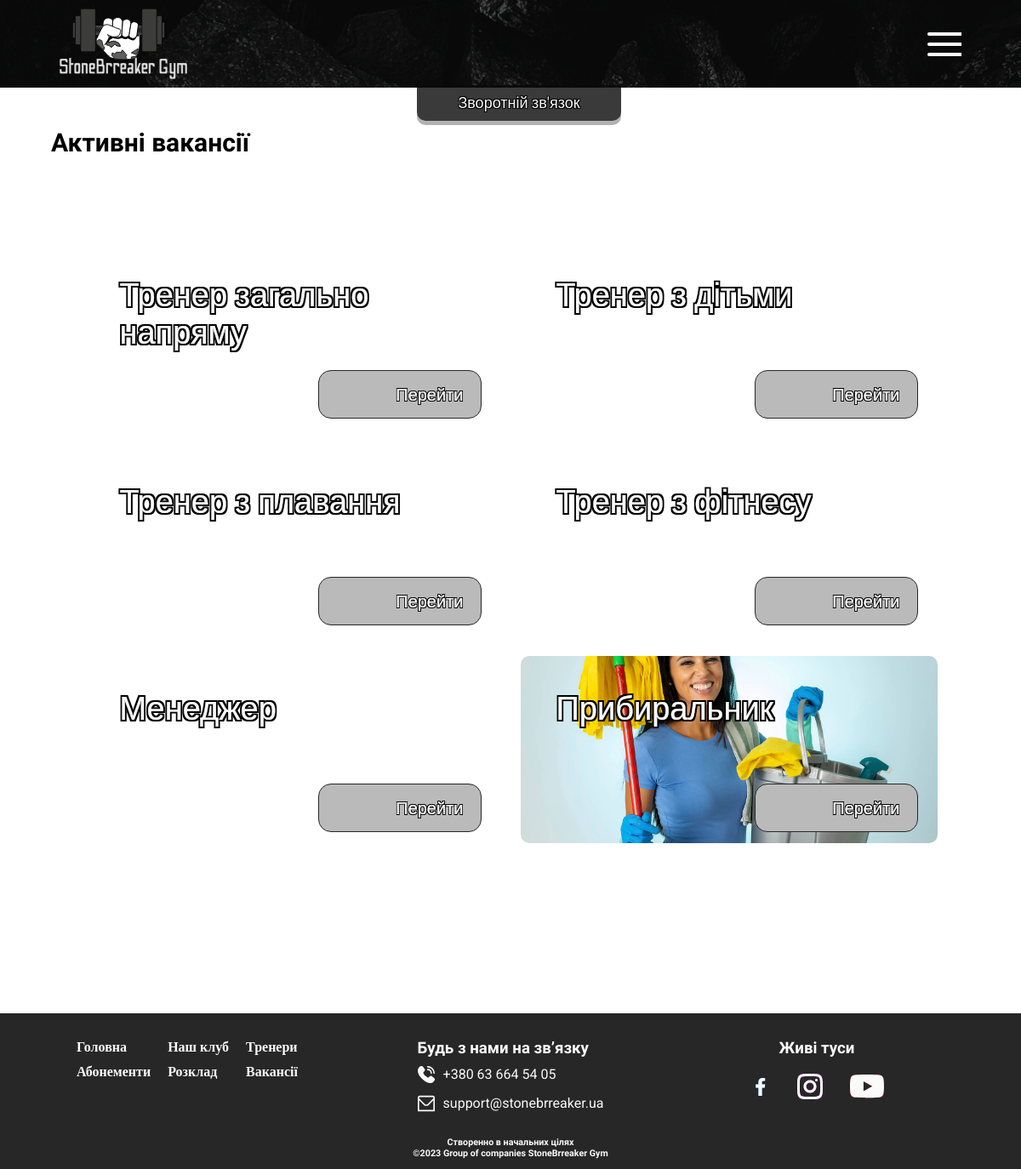
Screenshot of /vacancies.php with the database file from the repository.
### tables this page shows
CREATE TABLE `vacancies` (
  `id` smallint NOT NULL,
  `id_vac_home` smallint DEFAULT NULL,
  `name_vacancies` varchar(50) DEFAULT NULL,
  `fons` varchar(50) DEFAULT NULL,
  `requirements` text,
  `duties` text
);

### vacancies.php (the view, shortened to what this page needs)
<!DOCTYPE html>
<html lang="ukr">
<head>
   <link rel="stylesheet" type="text/css" href="css/style_vacancies.css">
   <link rel="stylesheet" type="text/css" href="css/zero.css">
   <link rel="stylesheet" type="text/css" href="css/style_feedback.css">
</head>
<?
$connect_bd = mysqli_connect("localhost", "root", "", "StoneBreaker");
?>
<body>
   <div class="wrapper">
      <header class="navigator">
         <div class="conteiner">
            <div class="navigator__row">
               <a href="index.php"><img src="img/logo_1.svg" alt="" class="navigator__logo">
               </a>
               <div class="navigator__connect">
                  <a href="#" class="navigator__con feedbackOpen">Зворотній зв'язок</a>
               </div>
               <div class="navigator__burger">
                  <span></span>
               </div>
            </div>
         </div>
      </header>
      <main class="content">
         <div class="conteiner">
            <div class="vacancies__flex">
               <h2 class="vacancies__title title">Активні вакансії</h2>
               <div class="vacancies__block">
                  <? $v = mysqli_query($connect_bd, "SELECT * FROM `vacancies`");
                  while ($resV = mysqli_fetch_assoc($v)) { ?>
                     <div class="vacancies__cart" style="background: url(img/vacancies/<? echo  $resV['fons']; ?>)  left no-repeat; background-size: cover;">
                        <div class="vacancies__cart-title">
                           <? echo  $resV['name_vacancies'];  ?>
                        </div>
                        <a href="vacancies-act.php?id=<? echo $resV['id'] ?>" class="vacancies__cart-btn">
                           <p class="vacancies__cart-btn-text">
                              Перейти
                           </p>
                        </a>
                     </div>
                  <?
                  }
                  ?>
               </div>
            </div>
         </div>
      </main>
      <footer class="footer">
         <div class="conteiner">
            <div class="footer__row">
               <div class="footer__body">
                  <div class="footer__menu menu">
                     <ul class="footer__punct-menu">
                        <li class="navigator__grid-1 navigator__grid"><a href="index.php">Головна</a></li>
                        <li class="navigator__grid-2 navigator__grid"><a href="our-club.php">Наш клуб</a></li>
                        <li class="navigator__grid-3 navigator__grid"><a href="subscription.php">Абонементи</a></li>
                        <li class="navigator__grid-4 navigator__grid"><a href="timetable.php">Розклад</a></li>
                        <li class="navigator__grid-5 navigator__grid"><a href="vacancies.php">Вакансії</a></li>
                        <li class="navigator__grid-6 navigator__grid"><a href="trainers.php">Тренери</a></li>
                     </ul>
                  </div>
                  <ul class="footer__connection">
                     <h3 class="footer__title">Будь з нами на зв’язку</h3>
                     <div class="footer__num">
                        <li><a href="tel:+380636645405">+380 63 664 54
                              05</a></li>
                     </div>
                     <div class="footer__email">
                        <li><a href="mailto:156student@mksumdu.info" class="footer__email">support@stonebrreaker.ua</a>
                        </li>
                     </div>
                  </ul>
                  <div class="footer__media">
                     <h3 class="footer__title">Живі туси</h3>
                     <div class="footer__icon">
                        <a class="footer__facebook" href="https://www.facebook.com/?locale=uk_UA" target="_blank"><img src="img/icon/icons8-facebook-f.svg" alt="Facebook"></a>
                        <a class="footer__insta" href="https://www.instagram.com/" target="_blank"><img src="img/icon/icons8-instagram.svg" alt="Instagram"></a>
                        <a class="footer__youtube" href="https://www.youtube.com/" target="_blank"><img src="img/icon/Vector.svg" alt="You Tube"></a>
                     </div>
                  </div>
               </div>
               <div class="footer__copirate">
                  <h6 style="text-align: center;">Створенно в начальних цілях <br>©2023 Group of companies StoneBrreaker
                     Gym</h6>
               </div>
            </div>
         </div>
      </footer>
   </div>
</body>
</html>

### css/style_vacancies.css (style rules this page uses)
.vacancies__flex { display: flex; flex-direction: column; height: 100%; width: 100%; margin: 150px 0px 100px 0px; }
.vacancies__block { margin: 50px 0px 100px 0px; font-size: 24px; height: 100%; width: 100%; display: flex; flex-wrap: wrap; justify-content: center; gap: 23px; transition: all 0.3s ease-out 0s; }
.vacancies__cart { border-radius: 10px; width: 490px; height: 220px; position: relative; display: flex; flex-direction: column; justify-content: space-between; position: relative; transition: all 0.3s ease-out 0s; }
.vacancies__cart-title { font-size: 38px; color: #FAFAFA; filter: url(#outlineBlack); display: flex; height: 50%; max-width: 80%; position: absolute; top: 40px; left: 42px; z-index: 2; }
.vacancies__cart-btn { cursor: pointer; background: rgb(187, 186, 186); border: 1px solid #272727; border-radius: 15px; width: 180px; height: 55px; text-align: right; padding-right: 10px; font-size: 20px; position: absolute; z-index: 2; top: 150px; left: 275px; display: flex; align-items: center; justify-content: end; transition: all 0.3s ease-out 0s; }
.vacancies__cart-btn-text { text-decoration: none; color: #FAFAFA; filter: url(#outlineBlack1); padding-right: 10px; padding-left: 10px; transition: all 0.3s ease-out 0s; }

### rows the page displays
vacancies: name_vacancies "Тренер загально напряму"
vacancies: name_vacancies "Тренер з дітьми"
vacancies: name_vacancies "Тренер з плавання"
vacancies: name_vacancies "Тренер з фітнесу"
vacancies: name_vacancies "Менеджер"
vacancies: fons (picture), name_vacancies "Прибиральник"
